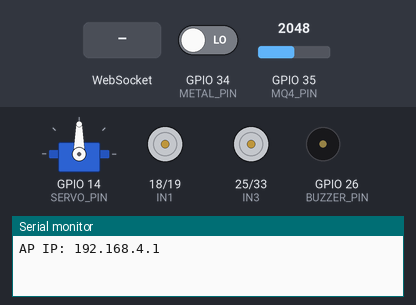
Bench run of a sketch on a simulated ESP32. Shown: servo, motor-driver pin pairs drawn as motors (green arrow = first pin HIGH = forward, orange = second pin HIGH = backward, longer = more drive, scaled by the enable pin), buzzer (waves = sounding, pin HIGH), the last lines printed to the serial monitor. The inputs (shaded band) are chosen by the test bench; at power-on: GPIO 34 (METAL_PIN) LOW, GPIO 35 (MQ4_PIN) = 2048.

Above: at 1.2 s.
1.3 s: WebSocket text "VS" received
4.3 s: WebSocket text "F" received
At 4.47 s:
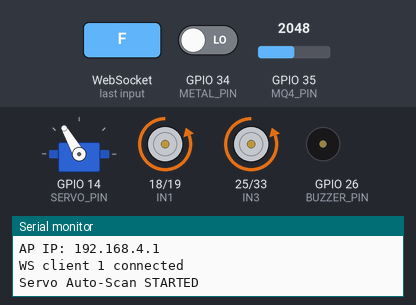
7.3 s: WebSocket text "B" received
At 7.47 s:
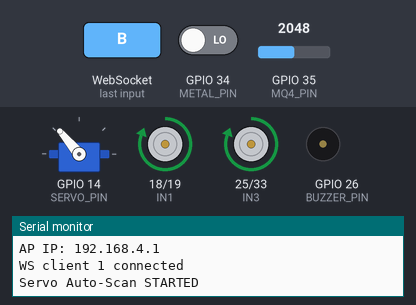
10.3 s: WebSocket text "L" received
At 10.48 s:
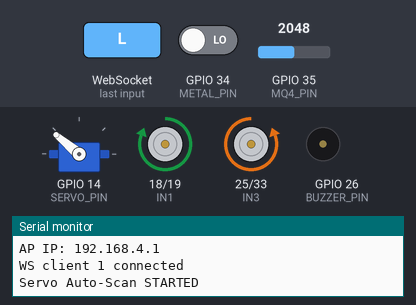
13.3 s: WebSocket text "R" received
At 13.48 s:
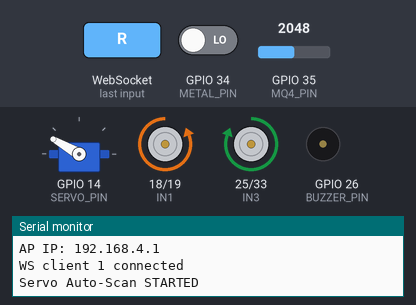
16.3 s: WebSocket text "H1" received
At 16.48 s:
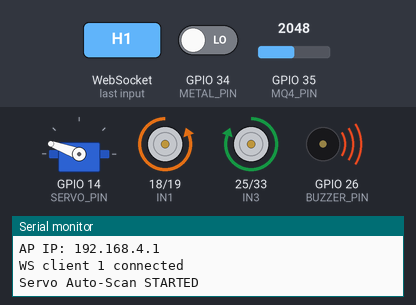
Timing chart, 0 to 20.3 s (numbered marks = the images above; inputs shaded):
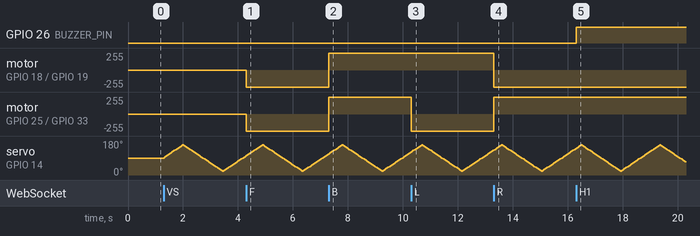

Measured:
- after the input at 4.3 s, motor on GPIO 18 (IN1) / GPIO 19 (IN2), motor on GPIO 25 (IN3) / GPIO 33 (IN4): stopped → backward 255/255 at once
- after the input at 7.3 s, motor on GPIO 18 (IN1) / GPIO 19 (IN2), motor on GPIO 25 (IN3) / GPIO 33 (IN4): backward 255/255 → forward 255/255 at once
- after the input at 10.3 s, motor on GPIO 25 (IN3) / GPIO 33 (IN4): forward 255/255 → backward 255/255 at once
- after the input at 13.3 s, motor on GPIO 18 (IN1) / GPIO 19 (IN2): forward 255/255 → backward 255/255 at once; motor on GPIO 25 (IN3) / GPIO 33 (IN4): backward 255/255 → forward 255/255 at once
- after the input at 16.3 s, GPIO 26 (BUZZER_PIN): LOW → HIGH at once

The sketch:

roveresp.ino
```cpp
#include <WiFi.h>
#include <AsyncTCP.h>
#include <ESPAsyncWebServer.h>
#include <ESP32Servo.h>

// ---------- Wi‑Fi AP config ----------
const char* apSsid     = "RoverAP";
const char* apPassword = "12345678";

AsyncWebServer server(80);
AsyncWebSocket ws("/ws");

// ---------- Motor pins (L298N) ----------
const int ENA = 5;
const int IN1 = 18;
const int IN2 = 19;
const int ENB = 4;
const int IN3 = 25;
const int IN4 = 33;

// ---------- Sensors ----------
const int METAL_PIN = 34;   // metal detector digital OUT
const int MQ4_PIN   = 35;   // MQ‑4 AO (analog)

// ---------- Buzzer ----------
const int BUZZER_PIN = 26;

// ---------- Servo ----------
const int SERVO_PIN = 14;
Servo roverServo;

// ---------- Scan state for auto sweep ----------
bool isScanning = false;
unsigned long lastScanTime = 0;
int servoPos = 90;
int scanDirection = 1;      // 1 = right, -1 = left

// ---------- Motor helpers (full speed ON/OFF) ----------
void enableMotors(bool on) {
  digitalWrite(ENA, on ? HIGH : LOW);
  digitalWrite(ENB, on ? HIGH : LOW);
}

void forward() {
  digitalWrite(IN1, LOW);
  digitalWrite(IN2, HIGH);   // left fwd
  digitalWrite(IN3, LOW);
  digitalWrite(IN4, HIGH);   // right fwd
  enableMotors(true);
}

void backward() {
  digitalWrite(IN1, HIGH);
  digitalWrite(IN2, LOW);
  digitalWrite(IN3, HIGH);
  digitalWrite(IN4, LOW);
  enableMotors(true);
}

void turnLeft() {
  digitalWrite(IN1, HIGH);
  digitalWrite(IN2, LOW);    // left back
  digitalWrite(IN3, LOW);
  digitalWrite(IN4, HIGH);   // right fwd
  enableMotors(true);
}

void turnRight() {
  digitalWrite(IN1, LOW);
  digitalWrite(IN2, HIGH);   // left fwd
  digitalWrite(IN3, HIGH);
  digitalWrite(IN4, LOW);    // right back
  enableMotors(true);
}

void stopMotors() {
  enableMotors(false);
  digitalWrite(IN1, LOW);
  digitalWrite(IN2, LOW);
  digitalWrite(IN3, LOW);
  digitalWrite(IN4, LOW);
}

// ---------- Buzzer / sensors / servo helpers ----------
void setHorn(bool on) {
  digitalWrite(BUZZER_PIN, on ? HIGH : LOW);
}

bool readMetal() {
  return digitalRead(METAL_PIN) == HIGH;
}

int readGasRaw() {
  return analogRead(MQ4_PIN);
}

void setServoAngle(int angle) {
  angle = constrain(angle, 0, 180);
  roverServo.write(angle);
  delay(10);
}

// ---------- Command handler ----------
void handleCommand(const String &raw) {
  String cmd = raw;
  cmd.trim();

  if      (cmd == "F")        forward();
  else if (cmd == "B")        backward();
  else if (cmd == "L")        turnLeft();
  else if (cmd == "R")        turnRight();
  else if (cmd == "STOP")     stopMotors();
  else if (cmd == "H1")       setHorn(true);
  else if (cmd == "H0")       setHorn(false);
  else if (cmd == "VS") {
    isScanning = true;
    Serial.println("Servo Auto-Scan STARTED");
  }
  else if (cmd == "VSTOP") {
    isScanning = false;
    Serial.println("Servo Auto-Scan STOPPED");
  }
  else if (cmd.startsWith("V")) {        // e.g. V150
    int angle = cmd.substring(1).toInt();
    isScanning = false;                  // stop scan if manual override
    setServoAngle(angle);
  }
}

// ---------- WebSocket events ----------
void onWsEvent(AsyncWebSocket       *server,
               AsyncWebSocketClient *client,
               AwsEventType          type,
               void                 *arg,
               uint8_t              *data,
               size_t                len) {
  if (type == WS_EVT_CONNECT) {
    Serial.printf("WS client %u connected\n", client->id());
  } else if (type == WS_EVT_DISCONNECT) {
    Serial.printf("WS client %u disconnected\n", client->id());
  } else if (type == WS_EVT_DATA) {
    AwsFrameInfo *info = (AwsFrameInfo*)arg;
    if (info->final && info->index == 0 && info->len == len && info->opcode == WS_TEXT) {
      String msg;
      for (size_t i = 0; i < len; i++) msg += (char)data[i];
      msg.trim();
      handleCommand(msg);
    }
  }
}

// ---------- Sensor broadcasting ----------
bool lastMetal = false;
unsigned long lastGasMs = 0;

void broadcastSensors() {
  bool metal = readMetal();
  int gas    = readGasRaw();

  // Send Metal alert only on change
  if (metal != lastMetal) {
    lastMetal = metal;
    String m = String("METAL:") + (metal ? "1" : "0");
    ws.textAll(m);
  }

  // Send Gas data every 1 second
  unsigned long now = millis();
  if (now - lastGasMs > 1000) {
    lastGasMs = now;
    String g = String("MQ4:") + gas;
    ws.textAll(g);
  }
}

// ---------- setup & loop ----------
void setup() {
  Serial.begin(115200);

  // Motors
  pinMode(ENA, OUTPUT); pinMode(IN1, OUTPUT); pinMode(IN2, OUTPUT);
  pinMode(ENB, OUTPUT); pinMode(IN3, OUTPUT); pinMode(IN4, OUTPUT);
  stopMotors();

  // Sensors
  pinMode(METAL_PIN, INPUT);
  pinMode(MQ4_PIN, INPUT);

  // Buzzer
  pinMode(BUZZER_PIN, OUTPUT);
  setHorn(false);

  // Servo
  roverServo.attach(SERVO_PIN);
  setServoAngle(90);
  servoPos = 90;

  // Wi-Fi
  WiFi.mode(WIFI_AP);
  WiFi.softAP(apSsid, apPassword);
  Serial.print("AP IP: ");
  Serial.println(WiFi.softAPIP());

  // WebSocket
  ws.onEvent(onWsEvent);
  server.addHandler(&ws);
  server.begin();
}

void loop() {
  ws.cleanupClients();
  broadcastSensors();

  // Non-blocking auto scan
  if (isScanning) {
    unsigned long now = millis();
    if (now - lastScanTime > 50) {       // Move every 50ms
      lastScanTime = now;
      servoPos += 5 * scanDirection;
      if (servoPos >= 160) scanDirection = -1;
      if (servoPos <= 20)  scanDirection = 1;
      roverServo.write(servoPos);
    }
  }
}
```
